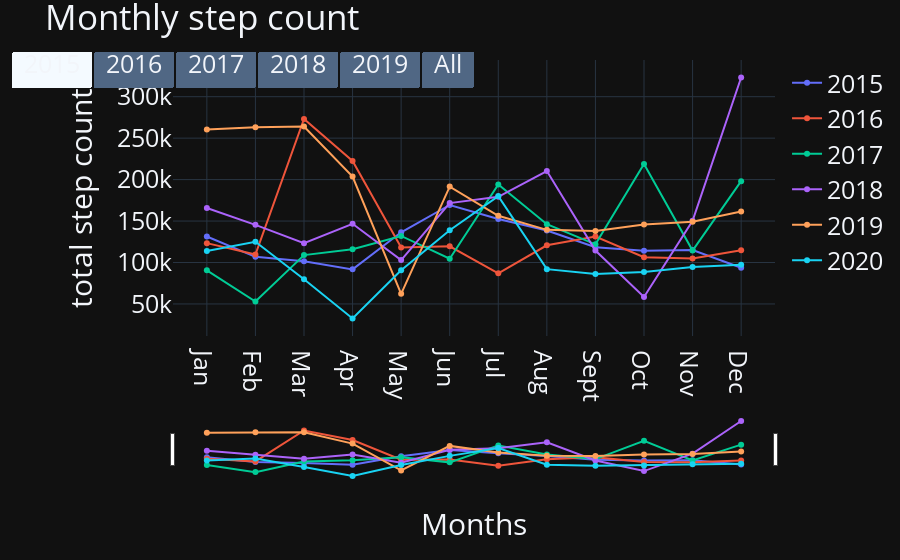

This figure's notebook cell:
### Markdown cell above
### 2.5. Adding button to only display the trendline for one year

### Code cell
df1=year_df_cleaned
fig.update_layout(  
updatemenus=[  
dict(  
type="buttons",  
direction="right",  
active=0,  
x=0.5,  
y=1.03,  
buttons=list([  
dict(label=df1.columns[1],  
method="update",  
args=[ {"visible": [True, False, False, False, False,False]},  
{'showlegend' : True}  
]),  
dict(label=df1.columns[2],  
method="update",  
args=[ {"visible": [False, True, False, False, False,False]},  
{'showlegend' : True}  
]),  
dict(label=df1.columns[3],  
method="update",  
args=[ {"visible": [False, False, True, False, False,False]},  
{'showlegend' : True}  
]),  
dict(label=df1.columns[4],  
method="update",  
args=[ {"visible": [False, False, False, True, False,False]},  
{'showlegend' : True}  
]),  
dict(label=df1.columns[5],  
method="update",  
args=[ {"visible": [False, False, False, False, True,False]},  
{'showlegend' : True}  
]),  
dict(label='All',  
method="update",  
args=[ {"visible": [True, True, True, True, True,True]},  
{'showlegend' : True}  
]),  
]),  
)  
]  
)

### Figure 1 — Plotly figure (JSON) as saved in the notebook; plotly's stock layout.template omitted (floating-point values rounded to 4 significant figures)
{"data": [{"name": "2015", "type": "scatter", "x": ["Jan", "Feb", "Mar", "Apr", "May", "Jun", "Jul", "Aug", "Sept", "Oct", "Nov", "Dec"], "y": [131321, 106851, 101621, 91726, 136431, 169385, 152442, 138543, 118508, 114230, 115154, 93739]}, {"name": "2016", "type": "scatter", "x": ["Jan", "Feb", "Mar", "Apr", "May", "Jun", "Jul", "Aug", "Sept", "Oct", "Nov", "Dec"], "y": [123366, 109612, 273075, 222432, 118085, 119474, 86969, 120755, 131355, 106339, 104795, 114742]}, {"name": "2017", "type": "scatter", "x": ["Jan", "Feb", "Mar", "Apr", "May", "Jun", "Jul", "Aug", "Sept", "Oct", "Nov", "Dec"], "y": [90613, 52991, 108961, 116040, 132040, 104550, 194098, 146180, 121933, 218839, 114464, 198100]}, {"name": "2018", "type": "scatter", "x": ["Jan", "Feb", "Mar", "Apr", "May", "Jun", "Jul", "Aug", "Sept", "Oct", "Nov", "Dec"], "y": [165680, 145428, 123369, 146704, 102932, 171673, 179281, 210253, 114421, 58480, 150339, 323094]}, {"name": "2019", "type": "scatter", "x": ["Jan", "Feb", "Mar", "Apr", "May", "Jun", "Jul", "Aug", "Sept", "Oct", "Nov", "Dec"], "y": [260468, 263098, 263927, 203677, 62203, 191545, 156318, 139390, 137874, 145937, 149279, 161444]}, {"name": "2020", "type": "scatter", "x": ["Jan", "Feb", "Mar", "Apr", "May", "Jun", "Jul", "Aug", "Sept", "Oct", "Nov", "Dec"], "y": [113927, 125089, 79801, 32527, 90651, 138863, 180116, 92018, 86170, 88564, 94503, 97289]}], "layout": {"font": {"size": 25}, "legend": {"tracegroupgap": 0}, "margin": {"t": 60}, "title": {"text": "Monthly step count"}, "updatemenus": [{"active": 0, "buttons": [{"args": [{"visible": [true, false, false, false, false, false]}, {"showlegend": true}], "label": "2015", "method": "update"}, {"args": [{"visible": [false, true, false, false, false, false]}, {"showlegend": true}], "label": "2016", "method": "update"}, {"args": [{"visible": [false, false, true, false, false, false]}, {"showlegend": true}], "label": "2017", "method": "update"}, {"args": [{"visible": [false, false, false, true, false, false]}, {"showlegend": true}], "label": "2018", "method": "update"}, {"args": [{"visible": [false, false, false, false, true, false]}, {"showlegend": true}], "label": "2019", "method": "update"}, {"args": [{"visible": [true, true, true, true, true, true]}, {"showlegend": true}], "label": "All", "method": "update"}], "direction": "right", "type": "buttons", "x": 0.5, "y": 1.03}], "xaxis": {"anchor": "y", "domain": [0, 1], "rangeslider": {"visible": true}, "title": {"text": "Months"}}, "yaxis": {"anchor": "x", "domain": [0, 1], "title": {"text": "total step count"}}}}
